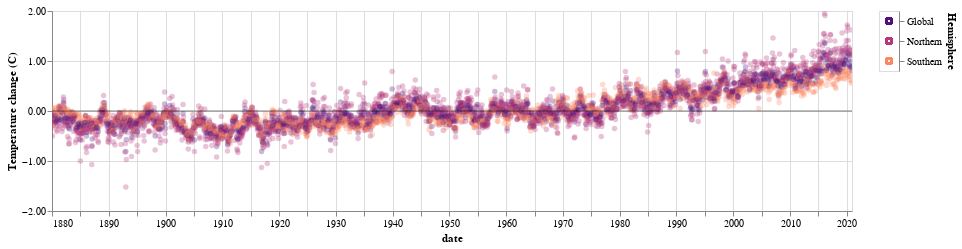

Source (notebook cell):
### Markdown cell above
For task 2 : experoling and generationg new knowledge

### Code cell
# interaction + click by legend + reference line to compair the same time with 
# the Global, Northern, southern Hemisphere's temperature change

# select Golbal data
selection = alt.selection_multi(fields=["Hemisphere"])
color = alt.condition(selection,
                     alt.Color('Hemisphere:N',scale=alt.Scale(scheme="magma"),legend=None),
                     alt.value('lightgray'))

s_3 = alt.Chart(df).mark_circle(opacity=0.3).encode(
    x = alt.X('Time:T',axis=alt.Axis(format='%Y',title='date')),
    y = alt.Y('value',axis=alt.Axis(format='.2f',title='Temperature change (C)')),
    color = color,
    tooltip = ['Hemisphere','Time','value']
)

legend = alt.Chart(df).mark_point().encode(
    y=alt.Y('Hemisphere:N',axis=alt.Axis(orient='right')),
    color=color
).add_selection(selection)

ref_line = alt.Chart().mark_rule(color = 'black',strokeWidth = 0.5).encode(
    y = alt.datum(0)
    )

# x-value of the cursor
nearest = alt.selection(type = 'single',nearest = True, on="mouseover",
                        fields=['Time'],empty="none")

# a chart of different hemispheres
line_v = alt.Chart(df).mark_line(interpolate="basis").encode(
    x = 'Time:T',
    y = 'value:Q',
    color = 'Hemisphere:N')

selectors = alt.Chart(df).mark_point().encode(
    x="Time:T",
    opacity = alt.value(0),
).add_selection(nearest)

# hightlight the points on the line (whatever is selected based on x)
points = line_v.mark_point().encode(
    opacity = alt.condition(nearest, alt.value(2),alt.value(0))
)

# tooltip of the selected time point

text_1 = line_v.mark_text(align='left',dx=10,dy=-30).encode(
    text = alt.condition(nearest,'value:Q',alt.value(''))
#     ,color=alt.value('black')
)


# add a rule at the location of the selection
rule = alt.Chart(df).mark_rule(color="grey").encode(
    x = 'Time:T'
).transform_filter(nearest)


# put all the layers into the chart 
alt.layer(s_3,ref_line,selectors,text_1,points,rule).properties(width=800,height=200).interactive()| legend

### Figure 1 — Vega-Lite specification as saved in the notebook (floating-point values rounded to 4 significant figures; data arrays with more than 128 entries replaced by an {"elided": "..."} marker saying what was removed)
{"config": {"view": {"continuousWidth": 400, "continuousHeight": 300}}, "hconcat": [{"layer": [{"data": {"name": "data-90ebe4944cbad0ef526cbcc077c86ee7"}, "mark": {"type": "circle", "opacity": 0.3}, "encoding": {"color": {"condition": {"field": "Hemisphere", "legend": null, "scale": {"scheme": "magma"}, "type": "nominal", "selection": "selector016"}, "value": "lightgray"}, "tooltip": [{"field": "Hemisphere", "type": "nominal"}, {"field": "Time", "type": "temporal"}, {"field": "value", "type": "quantitative"}], "x": {"axis": {"format": "%Y", "title": "date"}, "field": "Time", "type": "temporal"}, "y": {"axis": {"format": ".2f", "title": "Temperature change (C)"}, "field": "value", "type": "quantitative"}}, "selection": {"selector018": {"type": "interval", "bind": "scales", "encodings": ["x", "y"]}}}, {"data": {"name": "empty"}, "mark": {"type": "rule", "color": "black", "strokeWidth": 0.5}, "encoding": {"y": {"datum": 0}}}, {"data": {"name": "data-90ebe4944cbad0ef526cbcc077c86ee7"}, "mark": "point", "encoding": {"opacity": {"value": 0}, "x": {"field": "Time", "type": "temporal"}}, "selection": {"selector017": {"type": "single", "nearest": true, "on": "mouseover", "fields": ["Time"], "empty": "none"}}}, {"data": {"name": "data-90ebe4944cbad0ef526cbcc077c86ee7"}, "mark": {"type": "text", "align": "left", "dx": 10, "dy": -30}, "encoding": {"color": {"field": "Hemisphere", "type": "nominal"}, "text": {"condition": {"field": "value", "type": "quantitative", "selection": "selector017"}, "value": ""}, "x": {"field": "Time", "type": "temporal"}, "y": {"field": "value", "type": "quantitative"}}}, {"data": {"name": "data-90ebe4944cbad0ef526cbcc077c86ee7"}, "mark": "point", "encoding": {"color": {"field": "Hemisphere", "type": "nominal"}, "opacity": {"condition": {"value": 2, "selection": "selector017"}, "value": 0}, "x": {"field": "Time", "type": "temporal"}, "y": {"field": "value", "type": "quantitative"}}}, {"data": {"name": "data-90ebe4944cbad0ef526cbcc077c86ee7"}, "mark": {"type": "rule", "color": "grey"}, "encoding": {"x": {"field": "Time", "type": "temporal"}}, "transform": [{"filter": {"selection": "selector017"}}]}], "height": 200, "width": 800}, {"data": {"name": "data-90ebe4944cbad0ef526cbcc077c86ee7"}, "mark": "point", "encoding": {"color": {"condition": {"field": "Hemisphere", "legend": null, "scale": {"scheme": "magma"}, "type": "nominal", "selection": "selector016"}, "value": "lightgray"}, "y": {"axis": {"orient": "right"}, "field": "Hemisphere", "type": "nominal"}}, "selection": {"selector016": {"type": "multi", "fields": ["Hemisphere"]}}}], "$schema": "https://vega.github.io/schema/vega-lite/v4.17.0.json", "datasets": {"data-90ebe4944cbad0ef526cbcc077c86ee7": {"elided": "5000 records"}, "empty": [{}]}}
